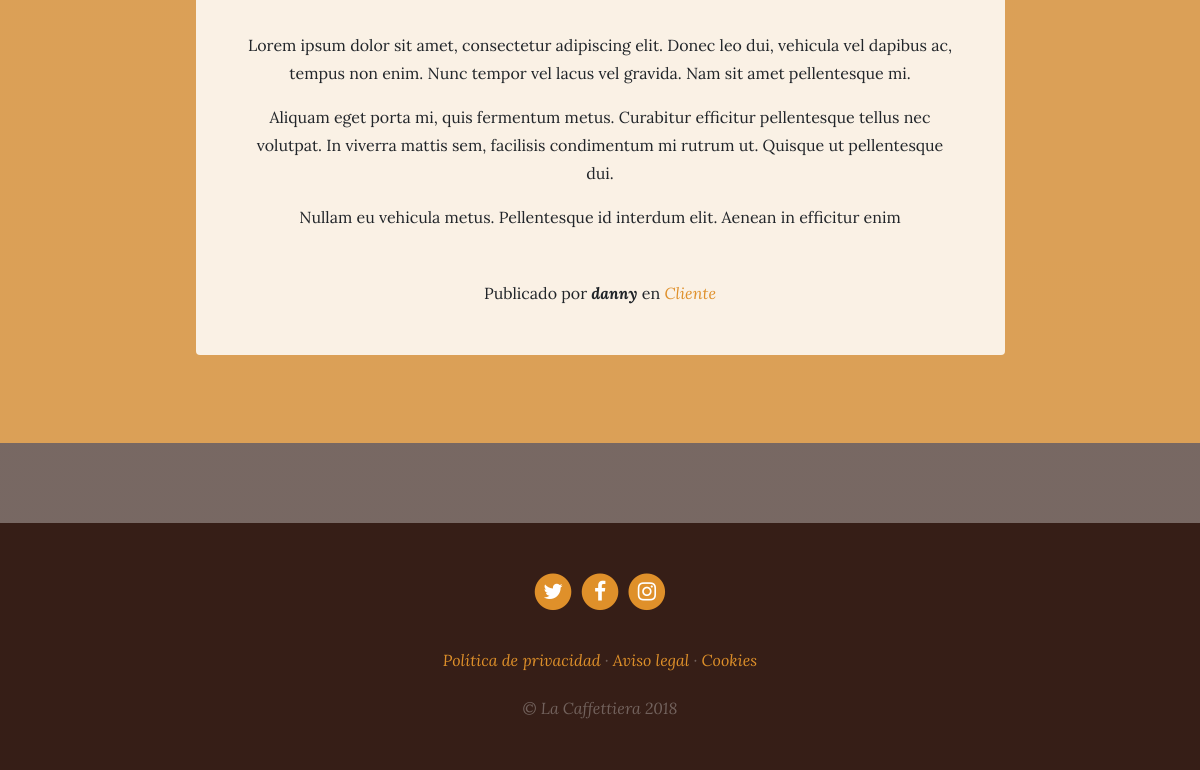
The page /blog/ (lower part) on the database as committed earlier.
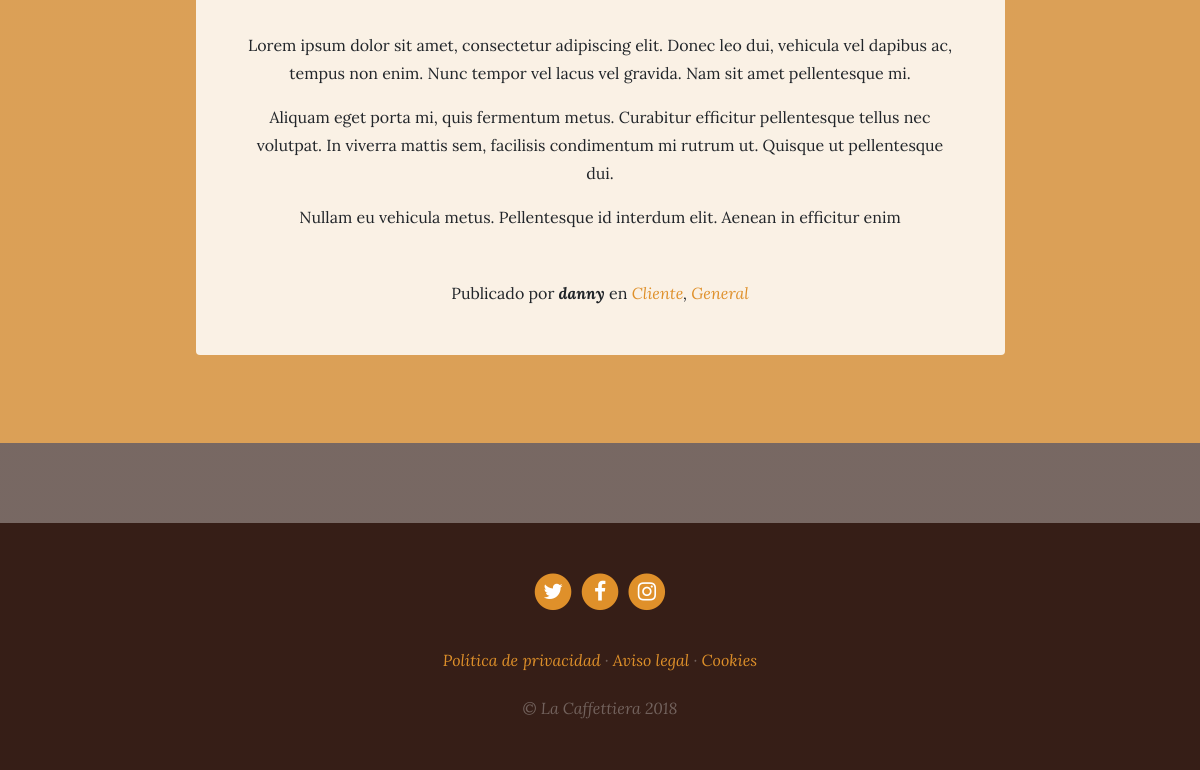
The same page on the database as committed later.
### blog/models.py (models this page shows, shortened)
class Post(models.Model):
    title = models.CharField(max_length=200, verbose_name="Título")
    content = models.TextField(verbose_name="Contenido")
    published = models.DateTimeField(verbose_name="Fecha de publicación", default=now)
    image = models.ImageField(verbose_name="Imagen", upload_to="blog", null=True, blank=True)
    author = models.ForeignKey(User, verbose_name="Autor", on_delete=models.CASCADE)
    categories = models.ManyToManyField(Category, verbose_name="Categorías", related_name="get_posts")
    created =models.DateTimeField(auto_now_add=True, verbose_name="Fecha de creación")
    updated = models.DateTimeField(auto_now=True, verbose_name="Fecha de edición")
    class Meta:
        verbose_name = "entrada"
        verbose_name_plural = "entradas"
        ordering= ['-created']

class Category(models.Model):
    name = models.CharField(max_length=100, verbose_name="Nombre")
    created =models.DateTimeField(auto_now_add=True, verbose_name="Fecha de creación")
    updated = models.DateTimeField(auto_now=True, verbose_name="Fecha de edición")
    class Meta:
        verbose_name = "categoría"
        verbose_name_plural = "categorías"
        ordering= ['-created']

### blog/views.py (the view)
# urls.py: path('', views.blog, name="blog"),
def blog(request):
    posts = Post.objects.all()
    return render(request, "blog/blog.html", {'posts':posts})

### blog/templates/blog/blog.html (shortened to what this page needs)
{% extends 'core/base.html' %}
{% load static %}
{% block content %}
{% for post in posts %}
    <section class="page-section cta">
      <div class="container">
        <div class="row">
          <div class="col-xl-9 mx-auto">
            <div class="cta-innerv text-center rounded">
              <p class="mb-0 mbt">
                {{post.content|linebreaks}}
              </p>
              <p class="mb-0 mbt">
                <span class="section-heading-under">Publicado por <em><b>{{post.author}}</b></em> en
                <em>
                  {% for category in post.categories.all %}
                    <a href="{% url 'category' category.id %}" class="link">{{category.name}}</a>{% if not forloop.last %},{%endif%}
                <em>
                {% endfor%}
                </span>
              </p>
            </div>
          </div>
        </div>
      </div>
    </section>
{% endfor %}
{% endblock %}

Rows that differ between the two databases and show on the page:
changed Post "danny": gains Category (name "General")
shown differently, row unchanged: Category "Cliente": now shows ","
